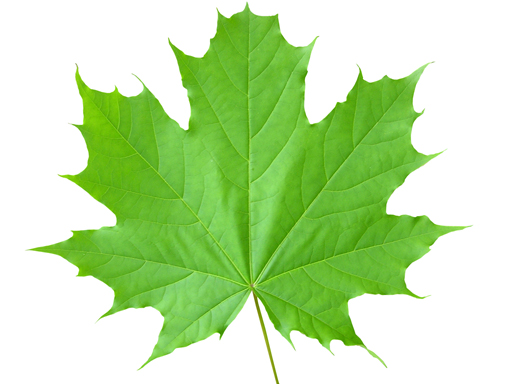
#> input picture Gait/Images/leaf.jpg, 512 x 384 px
$ python countor.py
#> lines starting #> are read from the running program, lines starting #| are printed output that depends on the picture; after the words box and inside, x2 and y2 are one past the last pixel; in counts of white or black regions, pixels touching at a corner belong together
import cv2
from PIL import Image
image = cv2.imread('Images/leaf.jpg')
#> image is the input picture: shape (384, 512, 3); mean B, G, R 169, 226.5, 192.7
image_gray = cv2.cvtColor(image,cv2.COLOR_BGR2GRAY)
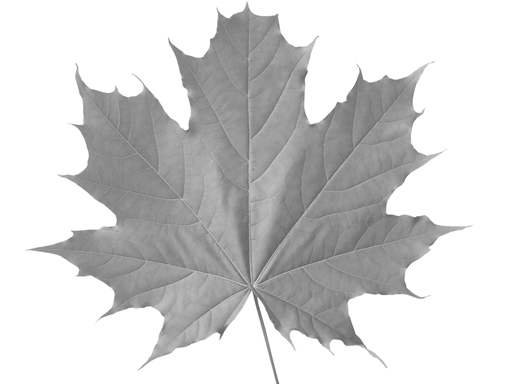
#> image_gray: shape (384, 512); min 95, max 255, mean 209.9
ret, thresh = cv2.threshold(image_gray, 150, 255, cv2.THRESH_BINARY)
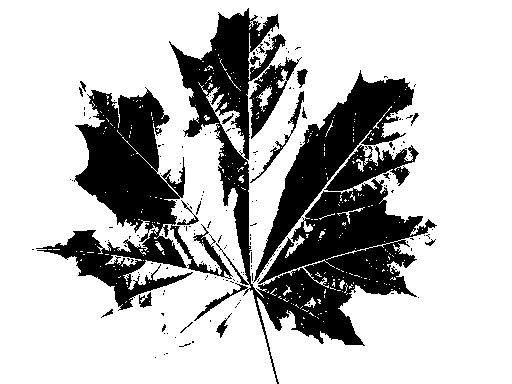
#> thresh: shape (384, 512); 74.1% white; 185 black regions (165 under 20 px)
Image.fromarray(thresh).show()
# detect the contours on the binary image using cv2.CHAIN_APPROX_NONE
contours, hierarchy = cv2.findContours(image=thresh, mode=cv2.RETR_TREE, method=cv2.CHAIN_APPROX_NONE)
#> contours = 682 contours, 640 with area under 20; largest, box (x1, y1, x2, y2) and area: (0, 0, 512, 384) 170438, (35, 88, 194, 311) 14603, (253, 69, 415, 283) 8640, (323, 144, 420, 192) 2077, (248, 56, 299, 140) 1674
# print(contours)
# draw contours on the original image
image_copy = image.copy()
#> (the run stopped early here; a loop or call above may not have finished)
